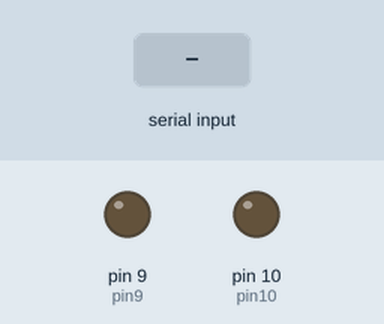
A sketch run on a simulated Arduino Uno, built with avr-gcc and run on an emulated ATmega328P. Parts: output pins drawn as LEDs (lit = HIGH). The inputs (shaded band) are chosen by the test bench. What the sketch prints to the serial monitor is not drawn.

Above: at 1.2 s.
1.3 s: "l" received over Serial
At 1.9 s:
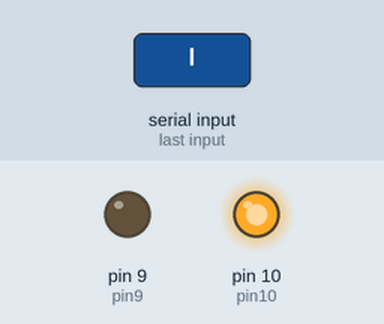
2.8 s: "r" received over Serial
At 4.2 s:
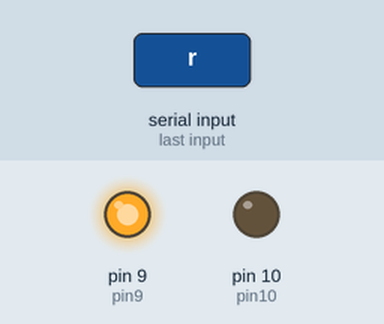
Timing chart, 0 to 5.8 s (numbered marks = the images above; inputs shaded):
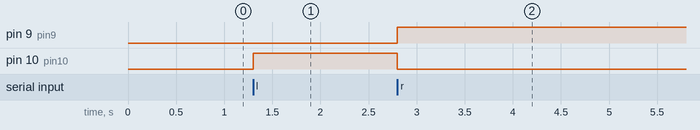

The sketch:

H_bridge.ino
```cpp
#define pin9 9
#define pin10 10

void setup() {
  Serial.begin(9600);

  pinMode(pin10, OUTPUT);    // "A"
  pinMode(pin9, OUTPUT);     // "B"

  Serial.println("Enter -l-/-r- for run left/right");
}

char message = 'l';
int velocity = 50;

void direction(char message, int velocity){
  if (message == 'l'){
    // digitalWrite(pin10, HIGH);
    // digitalWrite(pin9, LOW);

    analogWrite(pin10, velocity);
    analogWrite(pin9, 0);

  }
  else if (message == 'r'){
    // digitalWrite(pin10, LOW);
    // digitalWrite(pin9, HIGH);

    	analogWrite(pin10, 0);
        analogWrite(pin9, velocity);

  }

}

void loop() {

 // if (Serial.available() > 0) {
  int velocity = 255;
  message = Serial.read();
  direction(message, velocity);

  // }


}
// #define pin9 9
// #define pin10 10

// void setup() {
//   Serial.begin(9600);

//   pinMode(pin10, OUTPUT);    // "A"
//   pinMode(pin9, OUTPUT);     // "B"

//   Serial.println("Enter -l-/-r- for run left/right");
// }

// char message = 'l';

// void direction(char message){
//   if (message == 'l'){
//     digitalWrite(pin10, HIGH);
//     digitalWrite(pin9, LOW);
//   }
//   else if (message == 'r'){
//     digitalWrite(pin10, LOW);
//     digitalWrite(pin9, HIGH);
//   }
// }

// void loop() {

//   // if (Serial.available() > 0) {
//   message = Serial.read();
//   direction(message);
//   // }


// }
```

Measured:
- after the input at 1.3 s, pin 10 (pin10): LOW → HIGH at once
- after the input at 2.8 s, pin 9 (pin9): LOW → HIGH at once; pin 10 (pin10): HIGH → LOW at once
